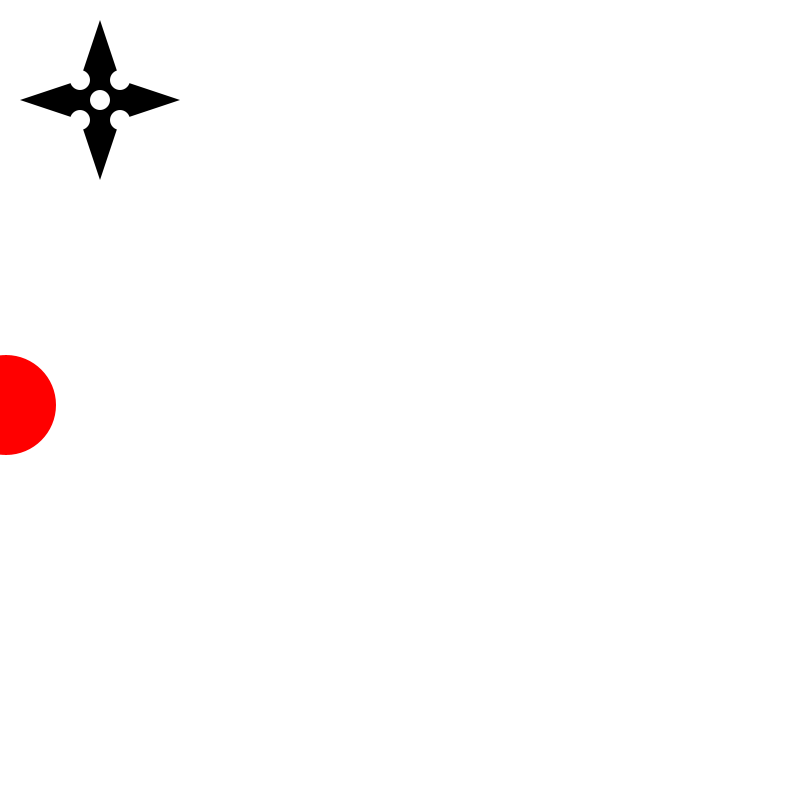
Frame 1 (no input)
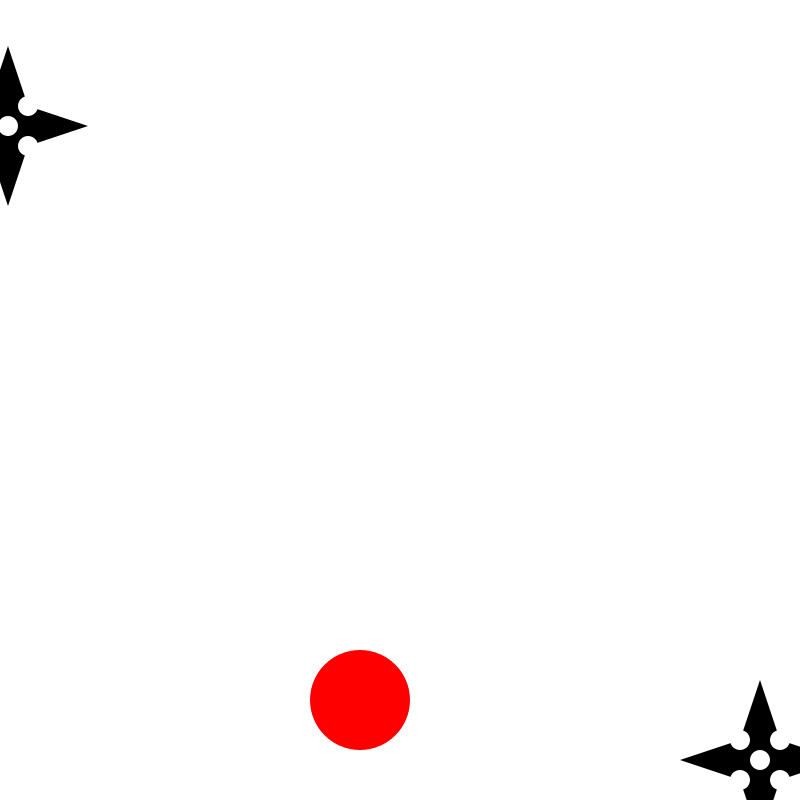
Frame 60 (the mouse pressed at the canvas centre just before this capture)
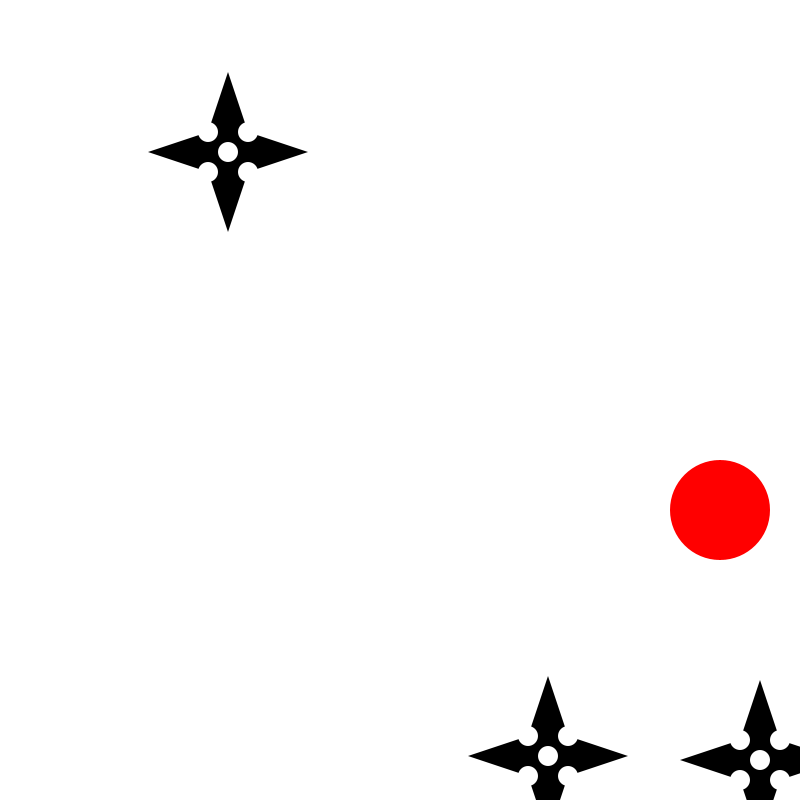
Frame 120 (the mouse held since frame 60 and released just before this capture)

The Processing sketch that drew these frames (run headless with seeded random() and noise(); from frame 60 on, the mouse is pressed at the canvas centre):

// Processing sketch: processing_50622
// ── processing_50622.pde

//ninja star by gen may-montt
//with help from the other keith peters
//and reference from processing.org



int starx;
int stary;
int sdirx;
int sdiry;

int starx2;
int stary2;
int sdirx2;
int sdiry2;

int starx3;
int stary3;
int sdirx3;
int sdiry3;

int ballx;
int bally;
int bdirx;
int bdiry;

int bspeedx;
int bspeedy;
int sspeedx;
int sspeedy;

int sspeedx2;
int sspeedy2;

int sspeedx3;
int sspeedy3;

int ballw;

void setup()
{
size (800,800);
starx=-1200;
stary=-800;
sdirx=1;
sdiry=1;

starx2=100;
stary2=100;
sdirx2=2;
sdiry2=2;

starx3=-700;
stary3=-700;
sdirx3=2;
sdiry3=2;

ballx = 0;
bally = 400;
bdirx = 1;
bdiry = 1;

bspeedx = 6;
bspeedy =5;
sspeedx =12;
sspeedy =8;

sspeedx2 =6;
sspeedy2 =6;

sspeedx3 =6;
sspeedy3 =7;

ballw=100;



}

void draw()
{
  background (255);
  smooth();
  ninja(starx,stary);
  ninja(starx2,stary2);
  ninja(starx3,stary3);



//ninja star//////////////////
starx += sspeedx*sdirx;
stary += sspeedy*sdiry;

if (starx>750){
    sdiry=0;
    sdirx=0;
  }

//ninja star 2////////////////////
starx2 += sspeedx2*sdirx2;
stary2 += sspeedy2*sdiry2;

if (stary2>750){
    sdiry2=0;
    sdirx2=0;
  }
  
if (starx2>750){
    sdiry2=0;
    sdirx2=0;
  }
//ninja star 3//////////////////////

starx3 += sspeedx3*sdirx3;
stary3 += sspeedy3*sdiry3;

if (stary3>750){
    sdiry3=0;
    sdirx3=0;
  }
  
if (starx3>750){
    sdiry3=0;
    sdirx3=0;
  }

//ball////////////////////////////
ballx += bspeedx*bdirx;//x=x+directionx;
bally += bspeedy*bdiry; //this is the y motion


  if (bally>750){
      bdiry = -1;
  }
  
  if (bally<50) {
      bdiry =1;
  }
  
  if (ballx>750) {
    bdirx = -1;
  }
  if (ballx<50) {
    bdirx = 1;
  }
  fill(255,0,0);
  ellipse (ballx,bally,ballw,100);
  
  if (dist (ballx, bally, starx, stary)<80){
      bdirx=sdirx;
      bdiry=sdiry;
      bspeedx=sspeedx;
      bspeedy=sspeedy;
      ballw=ballw-1;
      }
   
  if (ballw<70){
     ballw=70;
     fill(0);
     text("Click to Restart",350,400);
     }
      
 
  
  println (dist (ballx, bally, starx, stary));
}

void mousePressed() {
  if (mouseButton == LEFT) {
    setup();
  } else if (mouseButton == RIGHT) {
    setup();
  }
}



//this is the part keith helped me with...

void ninja (int x,int y)
{
  fill(0);
  rect (x-20,y-20,40,40);
  triangle (x-20,y-20,x,y-80,x+20,y-20);
  triangle (x+20,y-20,x+80,y,x+20,y+20);
  triangle (x-20,y+20,x,y+80,x+20,y+20);
  triangle (x-20,y+20,x-80,y,x-20,y-20);

  fill (255);
  noStroke();
  ellipse (x-20,y-20,20,20);
  ellipse (x-20,y+20,20,20);
  ellipse (x+20,y+20,20,20);
  ellipse (x+20,y-20,20,20);
  ellipse (x,y,20,20);
}
